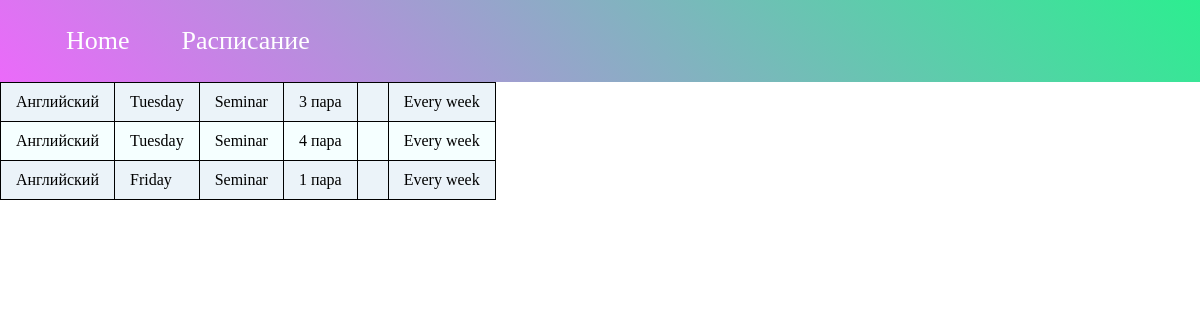
Page /subject/anglijskij/ on the committed database.
### FWP/models.py (models this page shows, shortened)
class Lesson(models.Model):
    subject = models.ForeignKey('Subject', on_delete = models.PROTECT, null=False)
    day = models.ForeignKey('Day', on_delete=models.PROTECT, null=False)
    number_lesson = models.ForeignKey('NumberLesson', on_delete=models.PROTECT, null=False)
    type_lesson = models.ForeignKey('TypeLesson', on_delete=models.PROTECT, null=False)
    is_even = models.ForeignKey('Parity', on_delete=models.PROTECT, null=False)
    classroom = models.CharField(max_length=20, blank=True)

class Subject(models.Model):
    name = models.CharField(max_length=100)
    slug = models.SlugField(max_length=100, unique=True, db_index=True)
    content = models.TextField(blank=True)
    def __str__(self):
        return self.name

class Day(models.Model):
    name = models.CharField(max_length=20)
    slug = models.SlugField(max_length=20, unique=True, db_index=True)
    def __str__(self):
        return self.name

class TypeLesson(models.Model):
    name = models.CharField(max_length=10)
    def __str__(self):
        return self.name

class NumberLesson(models.Model):
    name = models.PositiveIntegerField()
    start = models.TimeField()
    end = models.TimeField()
    def __str__(self):
        return str(self.name)

class Parity(models.Model):
    name = models.CharField(max_length=20)
    def __str__(self):
        return self.name

### FWP/views.py (the view)
# urls.py: path('subject/<slug:subject_slug>/', SubjectView.as_view(), name='subject'),
class SubjectView(ListView):
    model = Lesson
    template_name: str = 'FWP/lesson.html'
    context_object_name = 'lessons'
    slug_url_kwarg = 'subject_slug'
    def get_context_data(self, object_list=None, **kwargs):
        context = super().get_context_data(**kwargs)
        context['title'] = 'Subject'
        return context
    def get_queryset(self):
        return Lesson.objects.filter(subject__slug=self.kwargs['subject_slug'])

### FWP/templates/FWP/lesson.html
{% extends 'FWP/base.html' %}
{% block content %}
<table class="table_blur">
    <tbody>
{% for l in lessons %}
			<tr>
                <td>{{l.subject}}</td>
                <td>{{l.day}}</td>
                <td>{{l.type_lesson}}</td>
                <td>{{l.number_lesson}} пара</td>
                <td>{{l.classroom}}</td>
                <td>{{l.is_even}}</td>
            </tr>
{% endfor %}
</tbody>
</table>
{% endblock content %}

### FWP/static/FWP/css/print.css (style rules this page uses)
* { -webkit-print-color-adjust: exact; }
html, body, .container { position: relative; margin: 0px; width: 100%; }
th,td { text-decoration: none; border: solid 0.5px #000 !important; }
table { table-layout: auto; width: auto; }

### FWP/static/FWP/css/subject.css (style rules this page uses)
.table_blur { background: #f5ffff; border-collapse: collapse; text-align: left; }
.table_blur tr:nth-child(odd) { background: #ebf3f9; }
.table_blur td { border: 1px solid #e3eef7; padding: 10px 15px; position: relative; transition: all 0.5s ease; }

### rows in the picture
Lesson: subject "Английский", day "Tuesday", type_lesson "Seminar", number_lesson "3", is_even "Every week"
Lesson: subject "Английский", day "Tuesday", type_lesson "Seminar", number_lesson "4", is_even "Every week"
Lesson: subject "Английский", day "Friday", type_lesson "Seminar", number_lesson "1", is_even "Every week"
